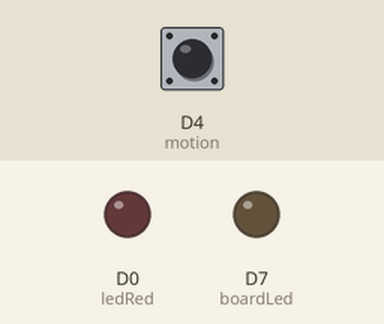
A sketch run on a simulated Particle Photon. On the bench: output pins drawn as LEDs (lit = HIGH). Dashed ring = blinking. Inputs (shaded band) come from the test bench; at power-on: D4 (motion) LOW.

Above: at 6.8 s.
6.9 s: D4 (motion) pulled HIGH for 2.6 s
At 8.17 s:
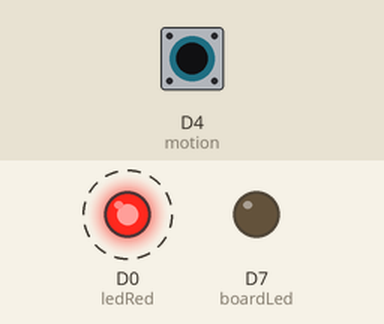
Timing chart, 0 to 10.4 s (numbered marks = the images above; inputs shaded):
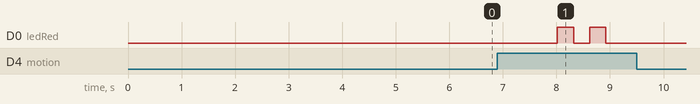

Measured:
- after the input at 6.9 s, D0 (ledRed): alternates HIGH for 0.30 s and LOW for 0.30 s, 4 changes in all, then stays LOW, starting after 1.1 s

The sketch:

buddy-wave.ino
```cpp
// assign pins
int ledRed = D0;
int boardLed = D7;
int motion = D4;
int val = 0;

void setup() {
  // This part is mostly the same:
  pinMode(ledRed,OUTPUT); // Our LED pin is output (lighting up the LED)
  pinMode(boardLed,OUTPUT); // Our on-board LED is output as well
  pinMode(motion,INPUT_PULLUP);  // Our motion detector pin is input (reading the motion detector)

  // Here we are going to subscribe to your buddy's event using Particle.subscribe
  Particle.subscribe("Deakin_RIOT_SIT210_Photon_Buddy", myHandler);
  // Subscribe will listen for the event buddy_unique_event_name and, when it finds it, will run the function myHandler()
  // (Remember to replace buddy_unique_event_name with your buddy's actual unique event name that they have in their firmware.)
  // myHandler() is declared later in this app.
}

void loop() {

    delay(2000);

    // read sensor output
    readTheSensor();

    // control statement which publishes event when motion detected
    if (val == HIGH) {
        Particle.publish("Buddy_Franklin_Zeppelin_Event", "wave_back");

        digitalWrite(ledRed, HIGH);
        delay(300);
        digitalWrite(ledRed, LOW);
        delay(300);
        digitalWrite(ledRed, HIGH);
        delay(300);
        digitalWrite(ledRed, LOW);
    }
}

// function to read sensor output
void readTheSensor() {
    val = digitalRead(motion);
}

// Now for the myHandler function, which is called when the cloud tells us that our buddy's event is published.
void myHandler(const char *event, const char *data)
{
  /* Particle.subscribe handlers are void functions, which means they don't return anything.
  They take two variables-- the name of your event, and any data that goes along with your event.
  In this case, the event will be "buddy_unique_event_name" and the data will be "intact" or "broken"

  Since the input here is a char, we can't do
     data=="intact"
    or
     data=="broken"

  chars just don't play that way. Instead we're going to strcmp(), which compares two chars.
  If they are the same, strcmp will return 0.
  */

  if (strcmp(data,"wave")==0) {
    digitalWrite(boardLed,HIGH);
  }
  else {
    digitalWrite(boardLed,LOW);
  }
}
```
